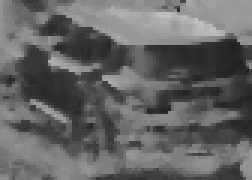
#> input picture Polarimetric-process/Polarimetric-parameters-statistics/AOP_filtre_median/couvert_fm/105_AOP.png, 84 x 60 px, found by its file name (shown 3 times larger); its folder holds 4 pictures in this run
$ python comportement_pixels.py
#> lines starting #> are read from the running program, lines starting #| are printed output that depends on the picture
import os
import numpy as np
import imageio
import matplotlib.pyplot as plt
from scipy.ndimage.filters import gaussian_filter1d
import math

path_folder = "AOP_moyen/couvert_fm"

files = os.listdir(path_folder)

maximum = np.zeros((len(files),))
for i in range(len(files)):
    image_temp = imageio.imread(path_folder + "/" + files[i])
#> image_temp is the input picture: shape (60, 84); min 32, max 191, mean 99.9
    unique, counts = np.unique(image_temp, return_counts=True)
#> unique = 158 values from 32 to 191; counts = 158 values, max 319 at index 31, min 1 at index 0, mean 31.9
    # unique = unique/255 # seulement pour DOP
    plt.figure(i+1)
    max = np.argmax(counts[1:len(counts)])
#> max = 30
    plt.axvline(x=unique[max+1], color='r', linestyle='-')
    plt.plot(unique[1:len(unique)], counts[1:len(counts)], "b+")
    counts_smooth = gaussian_filter1d(counts[1:len(counts)], sigma=2)
#> counts_smooth = 157 values, max 75 at index 94, min 4 at index 144, mean 31.57
    plt.plot(unique[1:len(unique)], counts_smooth, "g")
    plt.title("Nb pixels en fonction de la valeur de l'AOP")
    plt.savefig("graphiques/AOP/classique/couvert_fm/couvert_fm_moyen_" + files[i])
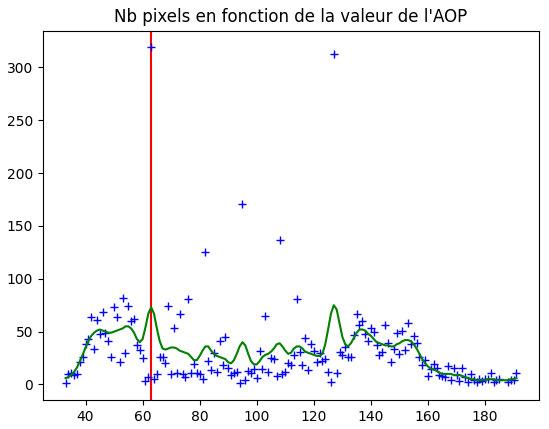
#> figure drawn by matplotlib, 1 panel; curve peaks at x = 63, y = 319; curve peaks at x = 127, y = 75
    maximum[i] = unique[max+1]
#> pass 2 of the loop `for i in range(len(files)):`:
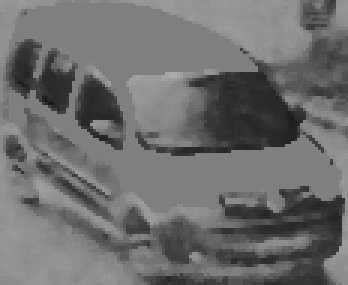
#> input picture Polarimetric-process/Polarimetric-parameters-statistics/AOP_filtre_median/couvert_fm/108_AOP.png, 116 x 95 px, found by its file name (shown 3 times larger)
#> image_temp is the input picture: shape (95, 116); min 23, max 172, mean 109.5
#> unique = 140 values from 23 to 172; counts = 140 values, max 3160 at index 99, min 1 at index 0, mean 78.71
#> max = 98
#> counts_smooth = 139 values, max 655 at index 98, min 1 at index 136, mean 78.81
#> `plt.savefig("graphiques/AOP/classique/couvert_fm/couvert_fm_moyen_" + ..`:
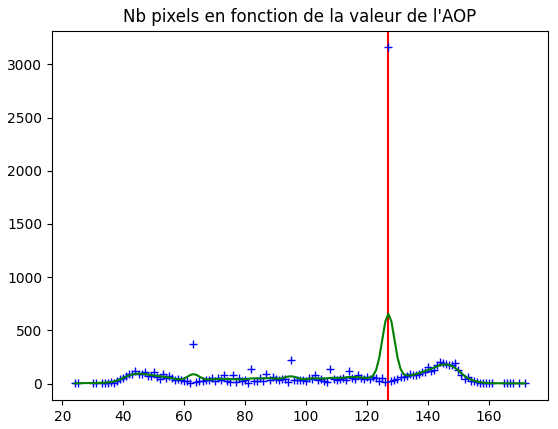
#> figure drawn by matplotlib, 1 panel; curve peaks at x = 127, y = 3160; curve peaks at x = 127, y = 655
#> pass 3 of the loop `for i in range(len(files)):`:
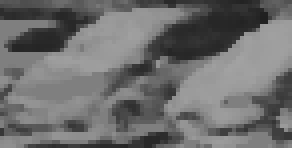
#> input picture Polarimetric-process/Polarimetric-parameters-statistics/AOP_filtre_median/couvert_fm/124_AOP.png, 73 x 37 px, found by its file name (shown 4 times larger)
#> image_temp is the input picture: shape (37, 73); min 32, max 162, mean 109.6
#> unique = 130 values from 32 to 162; counts = 130 values, max 296 at index 94, min 1 at index 3, mean 20.78
#> max = 93
#> counts_smooth = 129 values, max 65 at index 93, min 4 at index 0, mean 20.39
#> `plt.savefig("graphiques/AOP/classique/couvert_fm/couvert_fm_moyen_" + ..`:
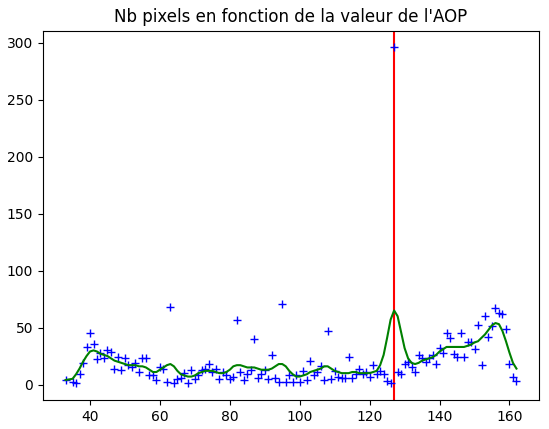
#> figure drawn by matplotlib, 1 panel; curve peaks at x = 127, y = 296; curve peaks at x = 127, y = 65
#> the loop made 4 passes; the first 3 are shown

plt.figure()
line1 = plt.plot(maximum, "b+")
line2 = plt.axhline(y=np.mean(maximum), color='r', linestyle='-')
line3 = plt.axhline(y=np.median(maximum), color='g', linestyle='-')
plt.legend((line1, line2, line3), ("valeur la plus présente de l'AOP par image", 'moyenne', 'médiane'))
plt.title("Résumé pour l'AOP couvert fin de matinée")
plt.savefig("graphiques/AOP/classique/couvert_fm/couvert_moyen_resume.png")
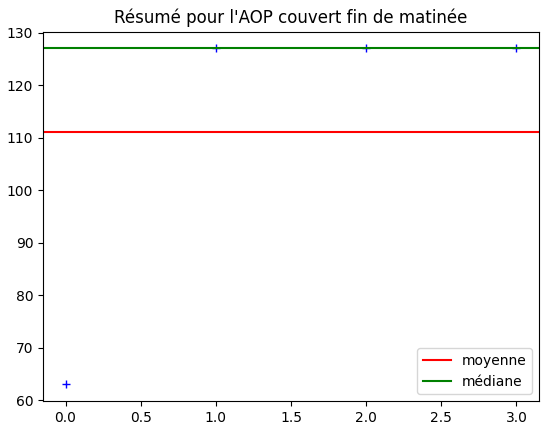
#> figure drawn by matplotlib, 1 panel

# Test statistique sur les maximums de DOP

n = len(maximum)

print("Nombre d'éléments : ", n)

print("Eléments : ", maximum)

# Tri des valeurs
y = sorted(maximum)
print("Liste triée : ", y)

# Calcul de la moyenne des valeurs
med = 0
for c in maximum:
    med = med + c

med = med / n

print("moyenne : ", med)

# Calcul de la variance et de l'écart type
sd = 0
for j in maximum:
    sd = sd + pow(j-med, 2)

S_2 = sd
E_t = sd / n
sd = math.sqrt(E_t)

print("Somme des écarts à la moyenne : ", S_2)
print("Ecart-type : ", E_t)
print("Variance : ", sd)

# Calcul du coefficient d'assymétrie
CA = 0
for l in maximum:
    CA = CA + pow((l-med)/sd, 3)

CA = n/((n-1)*(n-2))*CA

print("Coefficeint d'assymétrie : ", CA)

# Calcul du coefficient d'applatissement
CAp = 0
for m in maximum:
    CAp = CAp + pow((m-med)/sd, 4)

CAp = n*(n+1)/((n-1)*(n-2)*(n-3))*CAp-3*pow(n-1,2)/((n-2)*(n-3))

print("Coefficient d'applatissement : ", CAp)

"""Test de Shapiro-Wilk"""

# Calcul de d
d = []
for a in range(n):
    d_temp = y[n-a-1] - y[a]
    d.append(d_temp)

# Calcul de k
if n%2==0:
    k = int(n/2)
else:
    k = int((n-1)/2)

# Calcul de b_2
# lien vers la table des alpha : http://www.biostat.ulg.ac.be/pages/Site_r/normalite_files/Table-alpha.pdf
#alpha = [0.4068, 0.2813, 0.2415, 0.2121, 0.1883, 0.1678, 0.1496, 0.1331, 0.1179, 0.1036, 0.0900, 0.0770, 0.0645, 0.0523, 0.0404, 0.0287, 0.0172, 0.0057] # n=36
#alpha = [0.4643, 0.3185, 0.2578, 0.2119, 0.1736, 0.1399, 0.1092, 0.0804, 0.0530, 0.0263, 0] # n=21
alpha = [0.4096, 0.2834, 0.2427, 0.2127, 0.1883, 0.1673, 0.1487, 0.1317, 0.1160, 0.1013, 0.0873, 0.0739, 0.0610, 0.0484, 0.0361, 0.0239, 0.0119, 0] # n=35
#alpha = [0.4366, 0.3018, 0.2522, 0.2152, 0.1848, 0.1584, 0.1346, 0.1128, 0.0923, 0.0728, 0.0540, 0.0358, 0.0178, 0] # n=27
#alpha = [0.4254, 0.2944, 0.2487, 0.2148, 0.1870, 0.1630, 0.1415, 0.1219, 0.1036, 0.0862, 0.0697, 0.0537, 0.0381, 0.0227, 0.0076] # n=30
b_2 = 0
for j in range(k):
    b_2 = b_2 + alpha[j]*d[j]

b_2 = pow(b_2, 2)

print("b carré : ", b_2)

# Calcul de W
# lien vers la table des valeurs de W0.05 : http://www.biostat.ulg.ac.be/pages/Site_r/normalite_files/table-W.png
W = b_2/S_2

print("W :", W)

#W_005 = 0.935 # n=36
#W_005 = 0.908 # n=21
W_005 = 0.934 # n=35
#W_005 = 0.923 # n=27
#W_005 = 0.927 # n=30

if W<W_005:
    print("Les données ne suivent pas la loi normale")
else :
    print("On ne peut considérer avec une confiance de 95% que les données suivent une loi normale")
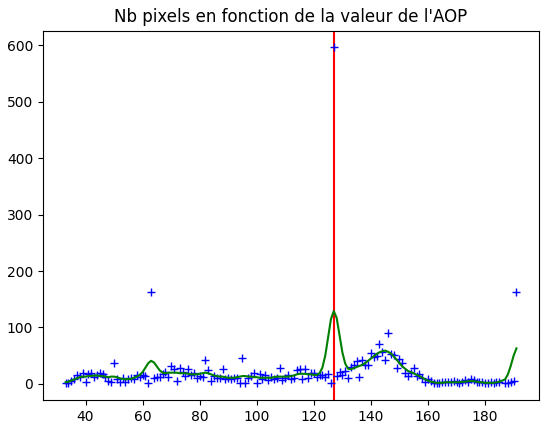
#> figure drawn by matplotlib, 1 panel; curve peaks at x = 127, y = 596; curve peaks at x = 127, y = 129
